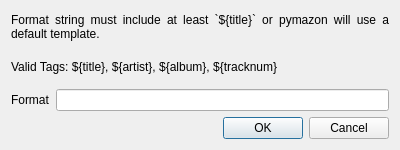
<?xml version="1.0" encoding="UTF-8"?>
<ui version="4.0">
 <class>Dialog</class>
 <widget class="QDialog" name="Dialog">
  <property name="windowModality">
   <enum>Qt::NonModal</enum>
  </property>
  <property name="geometry">
   <rect>
    <x>0</x>
    <y>0</y>
    <width>400</width>
    <height>150</height>
   </rect>
  </property>
  <property name="sizePolicy">
   <sizepolicy hsizetype="Preferred" vsizetype="Preferred">
    <horstretch>0</horstretch>
    <verstretch>0</verstretch>
   </sizepolicy>
  </property>
  <property name="minimumSize">
   <size>
    <width>400</width>
    <height>150</height>
   </size>
  </property>
  <property name="windowTitle">
   <string>Dialog</string>
  </property>
  <property name="sizeGripEnabled">
   <bool>false</bool>
  </property>
  <property name="modal">
   <bool>true</bool>
  </property>
  <layout class="QGridLayout" name="gridLayout">
   <property name="sizeConstraint">
    <enum>QLayout::SetDefaultConstraint</enum>
   </property>
   <item row="3" column="0">
    <widget class="QLabel" name="label_2">
     <property name="text">
      <string>Format</string>
     </property>
    </widget>
   </item>
   <item row="3" column="1">
    <widget class="QLineEdit" name="lineEdit"/>
   </item>
   <item row="4" column="1">
    <widget class="QDialogButtonBox" name="buttonBox">
     <property name="orientation">
      <enum>Qt::Horizontal</enum>
     </property>
     <property name="standardButtons">
      <set>QDialogButtonBox::Cancel|QDialogButtonBox::Ok</set>
     </property>
    </widget>
   </item>
   <item row="1" column="0" colspan="2">
    <widget class="QLabel" name="label">
     <property name="sizePolicy">
      <sizepolicy hsizetype="Preferred" vsizetype="Preferred">
       <horstretch>0</horstretch>
       <verstretch>0</verstretch>
      </sizepolicy>
     </property>
     <property name="text">
      <string>Format string must include at least `${title}` or pymazon will use a default template.</string>
     </property>
     <property name="textFormat">
      <enum>Qt::RichText</enum>
     </property>
     <property name="alignment">
      <set>Qt::AlignJustify|Qt::AlignVCenter</set>
     </property>
     <property name="wordWrap">
      <bool>true</bool>
     </property>
    </widget>
   </item>
   <item row="2" column="0" colspan="2">
    <widget class="QLabel" name="label_3">
     <property name="text">
      <string>Valid Tags: ${title}, ${artist}, ${album}, ${tracknum}</string>
     </property>
    </widget>
   </item>
  </layout>
 </widget>
 <resources/>
 <connections>
  <connection>
   <sender>buttonBox</sender>
   <signal>accepted()</signal>
   <receiver>Dialog</receiver>
   <slot>accept()</slot>
   <hints>
    <hint type="sourcelabel">
     <x>248</x>
     <y>254</y>
    </hint>
    <hint type="destinationlabel">
     <x>157</x>
     <y>274</y>
    </hint>
   </hints>
  </connection>
  <connection>
   <sender>buttonBox</sender>
   <signal>rejected()</signal>
   <receiver>Dialog</receiver>
   <slot>reject()</slot>
   <hints>
    <hint type="sourcelabel">
     <x>316</x>
     <y>260</y>
    </hint>
    <hint type="destinationlabel">
     <x>286</x>
     <y>274</y>
    </hint>
   </hints>
  </connection>
 </connections>
</ui>
